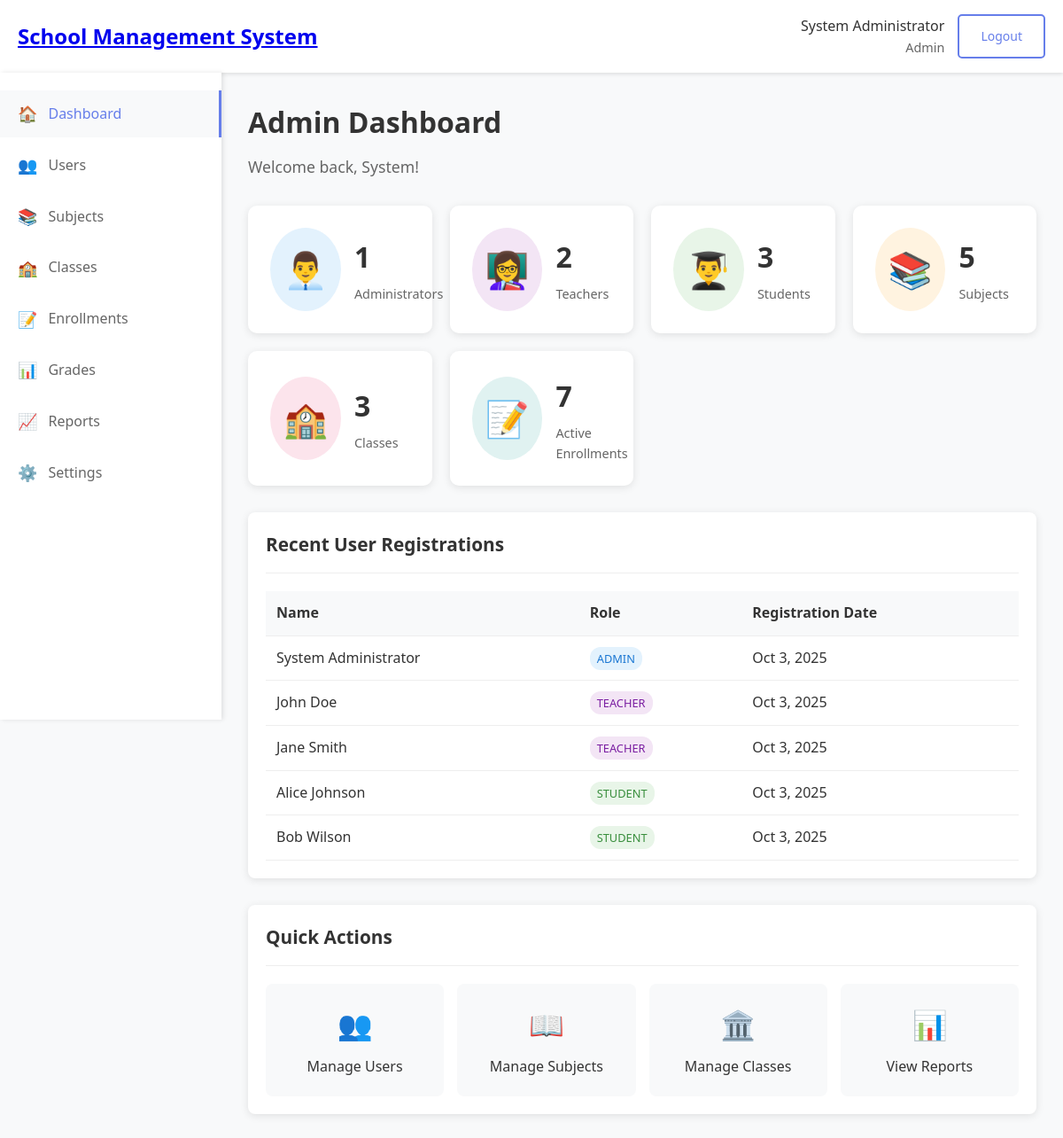
Page /admin/dashboard.php (signed in) on the committed database.
### tables this page shows
CREATE TABLE users (
    id INT PRIMARY KEY AUTO_INCREMENT,
    username VARCHAR(50) UNIQUE NOT NULL,
    email VARCHAR(100) UNIQUE NOT NULL,
    password VARCHAR(255) NOT NULL,
    role ENUM('admin', 'teacher', 'student') NOT NULL,
    first_name VARCHAR(50) NOT NULL,
    last_name VARCHAR(50) NOT NULL,
    phone VARCHAR(20),
    address TEXT,
    date_of_birth DATE,
    created_at TIMESTAMP DEFAULT CURRENT_TIMESTAMP,
    updated_at TIMESTAMP DEFAULT CURRENT_TIMESTAMP ON UPDATE CURRENT_TIMESTAMP,
    is_active BOOLEAN DEFAULT TRUE
);

### admin/dashboard.php (the view, shortened to what this page needs)
<?php
$database = new Database();
$db = $database->getConnection();
$stats = [];
$query = "SELECT role, COUNT(*) as count FROM users WHERE is_active = 1 GROUP BY role";
$stmt = $db->prepare($query);
$stmt->execute();
while($row = $stmt->fetch(PDO::FETCH_ASSOC)) {
    $stats[$row['role']] = $row['count'];
}
$query = "SELECT COUNT(*) as count FROM subjects";
$stmt = $db->prepare($query);
$stmt->execute();
$stats['subjects'] = $stmt->fetch(PDO::FETCH_ASSOC)['count'];
$query = "SELECT COUNT(*) as count FROM classes";
$stmt = $db->prepare($query);
$stmt->execute();
$stats['classes'] = $stmt->fetch(PDO::FETCH_ASSOC)['count'];
$query = "SELECT COUNT(*) as count FROM enrollments WHERE status = 'active'";
$stmt = $db->prepare($query);
$stmt->execute();
$stats['enrollments'] = $stmt->fetch(PDO::FETCH_ASSOC)['count'];
$query = "SELECT u.first_name, u.last_name, u.role, u.created_at
          FROM users u
          WHERE u.is_active = 1
          ORDER BY u.created_at DESC
          LIMIT 5";
$stmt = $db->prepare($query);
$stmt->execute();
$recent_users = $stmt->fetchAll(PDO::FETCH_ASSOC);
?>
<!DOCTYPE html>
<html lang="en">
<head>
    <link rel="stylesheet" href="../assets/css/style.css">
    <link rel="stylesheet" href="../assets/css/admin.css">
</head>
<body class="dashboard logged-in">
    <?php include 'includes/navbar.php'; ?>
    <div class="dashboard-container">
        <?php include 'includes/sidebar.php'; ?>
        <main class="main-content">
            <div class="page-header">
                <h1 class="page-title">Admin Dashboard</h1>
                <p class="page-subtitle">Welcome back, <?php echo $_SESSION['first_name']; ?>!</p>
            </div>
            <div class="stats-grid">
                <div class="stat-card">
                    <div class="stat-icon admin-icon">👨‍💼</div>
                    <div class="stat-content">
                        <h3><?php echo $stats['admin'] ?? 0; ?></h3>
                        <p>Administrators</p>
                    </div>
                </div>
                <div class="stat-card">
                    <div class="stat-icon teacher-icon">👩‍🏫</div>
                    <div class="stat-content">
                        <h3><?php echo $stats['teacher'] ?? 0; ?></h3>
                        <p>Teachers</p>
                    </div>
                </div>
                <div class="stat-card">
                    <div class="stat-icon student-icon">👨‍🎓</div>
                    <div class="stat-content">
                        <h3><?php echo $stats['student'] ?? 0; ?></h3>
                        <p>Students</p>
                    </div>
                </div>
                <div class="stat-card">
                    <div class="stat-icon subject-icon">📚</div>
                    <div class="stat-content">
                        <h3><?php echo $stats['subjects']; ?></h3>
                        <p>Subjects</p>
                    </div>
                </div>
                <div class="stat-card">
                    <div class="stat-icon class-icon">🏫</div>
                    <div class="stat-content">
                        <h3><?php echo $stats['classes']; ?></h3>
                        <p>Classes</p>
                    </div>
                </div>
                <div class="stat-card">
                    <div class="stat-icon enrollment-icon">📝</div>
                    <div class="stat-content">
                        <h3><?php echo $stats['enrollments']; ?></h3>
                        <p>Active Enrollments</p>
                    </div>
                </div>
            </div>
            <div class="dashboard-section">
                <div class="card">
                    <div class="card-header">
                        <h2 class="card-title">Recent User Registrations</h2>
                    </div>
                    <div class="table-container">
                        <table class="data-table">
                            <thead>
                                <tr>
                                    <th>Name</th>
                                    <th>Role</th>
                                    <th>Registration Date</th>
                                </tr>
                            </thead>
                            <tbody>
                                <?php foreach($recent_users as $user): ?>
                                <tr>
                                    <td><?php echo htmlspecialchars($user['first_name'] . ' ' . $user['last_name']); ?></td>
                                    <td>
                                        <span class="role-badge role-<?php echo $user['role']; ?>">
                                            <?php echo ucfirst($user['role']); ?>
                                        </span>
                                    </td>
                                    <td><?php echo date('M j, Y', strtotime($user['created_at'])); ?></td>
                                </tr>
                                <?php endforeach; ?>
                            </tbody>
                        </table>
                    </div>
                </div>
            </div>
            <div class="dashboard-section">
                <div class="card">
                    <div class="card-header">
                        <h2 class="card-title">Quick Actions</h2>
                    </div>
                    <div class="quick-actions">
                        <a href="users.php" class="action-btn">
                            <span class="action-icon">👥</span>
                            <span>Manage Users</span>
                        </a>
                        <a href="subjects.php" class="action-btn">
                            <span class="action-icon">📖</span>
                            <span>Manage Subjects</span>
                        </a>
                        <a href="classes.php" class="action-btn">
                            <span class="action-icon">🏛️</span>
                            <span>Manage Classes</span>
                        </a>
                        <a href="reports.php" class="action-btn">
                            <span class="action-icon">📊</span>
                            <span>View Reports</span>
                        </a>
                    </div>
                </div>
            </div>
        </main>
    </div>
</body>
</html>

### assets/css/style.css (style rules this page uses)
* { margin: 0; padding: 0; box-sizing: border-box; }
body { font-family: "Segoe UI", Tahoma, Geneva, Verdana, sans-serif; line-height: 1.6; color: #333; background-color: #f5f5f5; }
.dashboard { min-height: 100vh; background-color: #f8f9fa; }
.main-content { max-width: 1200px; margin: 0 auto; padding: 30px 20px; }
.page-header { margin-bottom: 30px; }
.page-title { font-size: 2rem; color: #333; margin-bottom: 10px; }
.page-subtitle { color: #666; font-size: 1.1rem; }
.card { background: white; border-radius: 8px; box-shadow: 0 2px 10px rgba(0, 0, 0, 0.1); padding: 20px; margin-bottom: 20px; }
.card-header { border-bottom: 1px solid #eee; padding-bottom: 15px; margin-bottom: 20px; }
.card-title { font-size: 1.3rem; color: #333; margin: 0; }

### assets/css/admin.css (style rules this page uses)
.dashboard-container { display: flex; min-height: calc(100vh - 70px); }
.main-content { margin-left: 250px; padding: 30px; width: calc(100% - 250px); }
.stats-grid { display: grid; grid-template-columns: repeat(auto-fit, minmax(200px, 1fr)); gap: 20px; margin-bottom: 30px; }
.stat-card { background: white; border-radius: 10px; padding: 25px; box-shadow: 0 2px 10px rgba(0, 0, 0, 0.1); display: flex; align-items: center; transition: transform 0.3s ease; }
.stat-icon { font-size: 2.5rem; margin-right: 15px; padding: 15px; border-radius: 50%; background: #f8f9fa; }
.admin-icon { background: #e3f2fd; }
.teacher-icon { background: #f3e5f5; }
.student-icon { background: #e8f5e8; }
.subject-icon { background: #fff3e0; }
.class-icon { background: #fce4ec; }
.enrollment-icon { background: #e0f2f1; }
.stat-content h3 { font-size: 2rem; font-weight: bold; color: #333; margin: 0; }
.stat-content p { color: #666; margin: 5px 0 0 0; font-size: 0.9rem; }
.dashboard-section { margin-bottom: 30px; }
.quick-actions { display: grid; grid-template-columns: repeat(auto-fit, minmax(200px, 1fr)); gap: 15px; }
.action-btn { display: flex; flex-direction: column; align-items: center; padding: 20px; background: #f8f9fa; border-radius: 8px; text-decoration: none; color: #333; transition: all 0.3s ease; }
.action-icon { font-size: 2rem; margin-bottom: 10px; }
.table-container { overflow-x: auto; }
.data-table { width: 100%; border-collapse: collapse; background: white; }
.data-table th, .data-table td { padding: 12px; text-align: left; border-bottom: 1px solid #eee; }
.data-table th { background: #f8f9fa; font-weight: 600; color: #333; }
.role-badge, .status-badge { padding: 4px 8px; border-radius: 12px; font-size: 0.8rem; font-weight: 500; text-transform: uppercase; }
.role-admin { background: #e3f2fd; color: #1976d2; }
.role-teacher { background: #f3e5f5; color: #7b1fa2; }
.role-student { background: #e8f5e8; color: #388e3c; }

### rows in the picture
users: first_name+last_name "System Administrator", role "ADMIN", created_at "Oct 3, 2025"
users: first_name+last_name "John Doe", role "TEACHER", created_at "Oct 3, 2025"
users: first_name+last_name "Jane Smith", role "TEACHER", created_at "Oct 3, 2025"
users: first_name+last_name "Alice Johnson", role "STUDENT", created_at "Oct 3, 2025"
users: first_name+last_name "Bob Wilson", role "STUDENT", created_at "Oct 3, 2025"

### other values in the picture
APP_NAME "School Management System"
$_SESSION['first_name'] "System"
$_SESSION['last_name'] "Administrator"
$_SESSION['role'] "Admin"
$stats['admin'] "1"
$stats['teacher'] "2"
$stats['student'] "3"
$stats['subjects'] "5"
$stats['classes'] "3"
$stats['enrollments'] "7"
